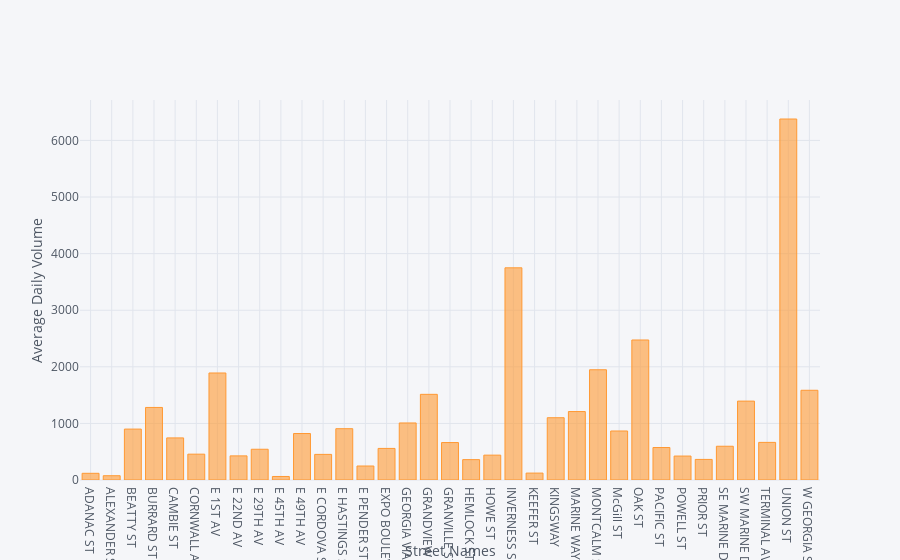

Here is the notebook cell this chart was saved with:
### Code cell
df3.iplot(kind='bar',x='STD Street',y='DailyVolDay',xTitle='Street Names',yTitle='Average Daily Volume')

### Figure 1 — Plotly figure (JSON) as saved in the notebook; plotly's stock layout.template omitted (floating-point values rounded to 4 significant figures)
{"data": [{"marker": {"color": "rgba(255, 153, 51, 0.6)", "line": {"color": "rgba(255, 153, 51, 1.0)", "width": 1}}, "name": "DailyVolDay", "orientation": "v", "text": "", "type": "bar", "uid": "56288eb4-6953-4a7d-a781-9d65c77cff63", "x": ["ADANAC ST", "ALEXANDER ST", "BEATTY ST", "BURRARD ST", "CAMBIE ST", "CORNWALL AV", "E 1ST AV", "E 22ND AV", "E 29TH AV", "E 45TH AV", "E 49TH AV", "E CORDOVA ST", "E HASTINGS ST", "E PENDER ST", "EXPO BOULEVARD", "GEORGIA VIADUCT", "GRANDVIEW HIGHWAY", "GRANVILLE ST", "HEMLOCK ST", "HOWE ST", "INVERNESS ST", "KEEFER ST", "KINGSWAY", "MARINE WAY", "MONTCALM ST", "McGill ST", "OAK ST", "PACIFIC ST", "POWELL ST", "PRIOR ST", "SE MARINE DRIVE", "SW MARINE DRIVE", "TERMINAL AV", "UNION ST", "W GEORGIA ST"], "y": [118.3, 75.42, 899.5, 1282.0, 743.7, 456.6, 1891.0, 426.1, 543.2, 62.18, 821.2, 452.7, 906.7, 247.2, 558.0, 1008.0, 1514.0, 661.6, 359.9, 439.3, 3749.0, 122.2, 1100.0, 1209.0, 1948.0, 866.0, 2474.0, 573.8, 423.1, 363.8, 596.5, 1394.0, 664.8, 6379.0, 1586.0]}], "layout": {"legend": {"bgcolor": "#F5F6F9", "font": {"color": "#4D5663"}}, "paper_bgcolor": "#F5F6F9", "plot_bgcolor": "#F5F6F9", "title": {"font": {"color": "#4D5663"}}, "xaxis": {"gridcolor": "#E1E5ED", "showgrid": true, "tickfont": {"color": "#4D5663"}, "title": {"font": {"color": "#4D5663"}, "text": "Street Names"}, "zerolinecolor": "#E1E5ED"}, "yaxis": {"gridcolor": "#E1E5ED", "showgrid": true, "tickfont": {"color": "#4D5663"}, "title": {"font": {"color": "#4D5663"}, "text": "Average Daily Volume"}, "zerolinecolor": "#E1E5ED"}}}
